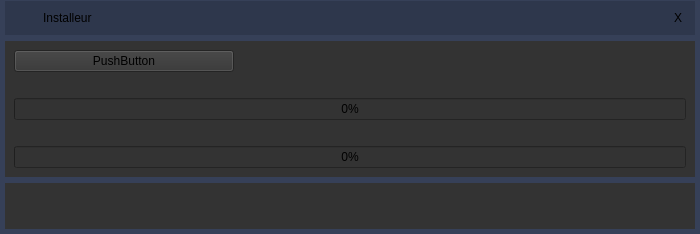
<?xml version="1.0" encoding="UTF-8"?>
<ui version="4.0">
 <class>MainWindow</class>
 <widget class="QMainWindow" name="MainWindow">
  <property name="geometry">
   <rect>
    <x>0</x>
    <y>0</y>
    <width>700</width>
    <height>234</height>
   </rect>
  </property>
  <property name="windowTitle">
   <string>MainWindow</string>
  </property>
  <widget class="QWidget" name="centralwidget">
   <property name="styleSheet">
    <string notr="true">background: rgb(54, 64, 88);</string>
   </property>
   <layout class="QVBoxLayout" name="verticalLayout_2">
    <property name="leftMargin">
     <number>5</number>
    </property>
    <property name="topMargin">
     <number>1</number>
    </property>
    <property name="rightMargin">
     <number>5</number>
    </property>
    <property name="bottomMargin">
     <number>5</number>
    </property>
    <item>
     <layout class="QVBoxLayout" name="verticalLayout">
      <item>
       <widget class="QWidget" name="titleWidget" native="true">
        <property name="styleSheet">
         <string notr="true">background: rgb(46, 55, 76);</string>
        </property>
        <layout class="QHBoxLayout" name="horizontalLayout_4">
         <property name="leftMargin">
          <number>0</number>
         </property>
         <property name="topMargin">
          <number>0</number>
         </property>
         <property name="rightMargin">
          <number>0</number>
         </property>
         <property name="bottomMargin">
          <number>0</number>
         </property>
         <item>
          <layout class="QHBoxLayout" name="horizontalLayout_2">
           <item>
            <widget class="QLabel" name="titleIconLabel">
             <property name="sizePolicy">
              <sizepolicy hsizetype="Fixed" vsizetype="Minimum">
               <horstretch>0</horstretch>
               <verstretch>0</verstretch>
              </sizepolicy>
             </property>
             <property name="minimumSize">
              <size>
               <width>32</width>
               <height>32</height>
              </size>
             </property>
             <property name="text">
              <string notr="true"/>
             </property>
             <property name="pixmap">
              <pixmap>:/resources/logo_title.png</pixmap>
             </property>
            </widget>
           </item>
           <item>
            <widget class="QLabel" name="titleLabel">
             <property name="sizePolicy">
              <sizepolicy hsizetype="Preferred" vsizetype="Preferred">
               <horstretch>0</horstretch>
               <verstretch>0</verstretch>
              </sizepolicy>
             </property>
             <property name="minimumSize">
              <size>
               <width>0</width>
               <height>0</height>
              </size>
             </property>
             <property name="styleSheet">
              <string notr="true">color: rgb(255, 255, 255);
font-family: &quot;Helvetica&quot;, Helvetica, serif;
font-size: 17px;\n	font-weight: plain;</string>
             </property>
             <property name="text">
              <string>Installeur</string>
             </property>
            </widget>
           </item>
           <item>
            <spacer name="horizontalSpacer">
             <property name="orientation">
              <enum>Qt::Horizontal</enum>
             </property>
             <property name="sizeHint" stdset="0">
              <size>
               <width>40</width>
               <height>20</height>
              </size>
             </property>
            </spacer>
           </item>
           <item>
            <widget class="QPushButton" name="closeButton">
             <property name="sizePolicy">
              <sizepolicy hsizetype="Fixed" vsizetype="Fixed">
               <horstretch>0</horstretch>
               <verstretch>0</verstretch>
              </sizepolicy>
             </property>
             <property name="minimumSize">
              <size>
               <width>34</width>
               <height>34</height>
              </size>
             </property>
             <property name="styleSheet">
              <string notr="true">QPushButton {
background-color:rgb(46, 55, 76);
border: 0;}
QPushButton:hover {
background-color: rgb(33, 42, 63);
}</string>
             </property>
             <property name="text">
              <string>X</string>
             </property>
            </widget>
           </item>
          </layout>
         </item>
        </layout>
       </widget>
      </item>
      <item>
       <widget class="QWidget" name="mainWidget" native="true">
        <property name="sizePolicy">
         <sizepolicy hsizetype="Minimum" vsizetype="Expanding">
          <horstretch>0</horstretch>
          <verstretch>0</verstretch>
         </sizepolicy>
        </property>
        <property name="minimumSize">
         <size>
          <width>0</width>
          <height>10</height>
         </size>
        </property>
        <property name="styleSheet">
         <string notr="true"/>
        </property>
        <layout class="QGridLayout" name="gridLayout_2">
         <property name="leftMargin">
          <number>0</number>
         </property>
         <property name="topMargin">
          <number>0</number>
         </property>
         <property name="rightMargin">
          <number>0</number>
         </property>
         <property name="bottomMargin">
          <number>0</number>
         </property>
         <item row="0" column="0">
          <layout class="QGridLayout" name="gridLayout">
           <item row="0" column="0">
            <widget class="QWidget" name="dowloaderWidget" native="true">
             <property name="styleSheet">
              <string notr="true">background-color:#333;</string>
             </property>
             <layout class="QGridLayout" name="gridLayout_4">
              <item row="0" column="0">
               <layout class="QGridLayout" name="gridLayout_3">
                <item row="1" column="0" colspan="2">
                 <widget class="QLabel" name="currentFileLabel">
                  <property name="styleSheet">
                   <string notr="true">color:white;</string>
                  </property>
                  <property name="text">
                   <string/>
                  </property>
                 </widget>
                </item>
                <item row="4" column="0" colspan="3">
                 <widget class="QProgressBar" name="totalProgressBar">
                  <property name="value">
                   <number>0</number>
                  </property>
                 </widget>
                </item>
                <item row="0" column="1" colspan="2">
                 <widget class="QLabel" name="serverLabel">
                  <property name="styleSheet">
                   <string notr="true">color:white;</string>
                  </property>
                  <property name="text">
                   <string/>
                  </property>
                 </widget>
                </item>
                <item row="0" column="0">
                 <widget class="QPushButton" name="pushButton">
                  <property name="text">
                   <string>PushButton</string>
                  </property>
                 </widget>
                </item>
                <item row="2" column="0" colspan="3">
                 <widget class="QProgressBar" name="singleProgressBar">
                  <property name="value">
                   <number>0</number>
                  </property>
                  <property name="textVisible">
                   <bool>true</bool>
                  </property>
                 </widget>
                </item>
                <item row="3" column="0">
                 <widget class="QLabel" name="remainingTimeLabel">
                  <property name="styleSheet">
                   <string notr="true">color:#fff;</string>
                  </property>
                  <property name="text">
                   <string/>
                  </property>
                  <property name="alignment">
                   <set>Qt::AlignLeading|Qt::AlignLeft|Qt::AlignVCenter</set>
                  </property>
                 </widget>
                </item>
                <item row="3" column="2">
                 <widget class="QLabel" name="speedLabel">
                  <property name="styleSheet">
                   <string notr="true">color:white;</string>
                  </property>
                  <property name="text">
                   <string/>
                  </property>
                  <property name="alignment">
                   <set>Qt::AlignRight|Qt::AlignTrailing|Qt::AlignVCenter</set>
                  </property>
                 </widget>
                </item>
               </layout>
              </item>
             </layout>
            </widget>
           </item>
           <item row="1" column="0">
            <widget class="QWidget" name="downloaderWidget" native="true">
             <property name="styleSheet">
              <string notr="true">background-color:#333;</string>
             </property>
            </widget>
           </item>
          </layout>
         </item>
        </layout>
       </widget>
      </item>
     </layout>
    </item>
   </layout>
  </widget>
 </widget>
 <resources/>
 <connections/>
</ui>
